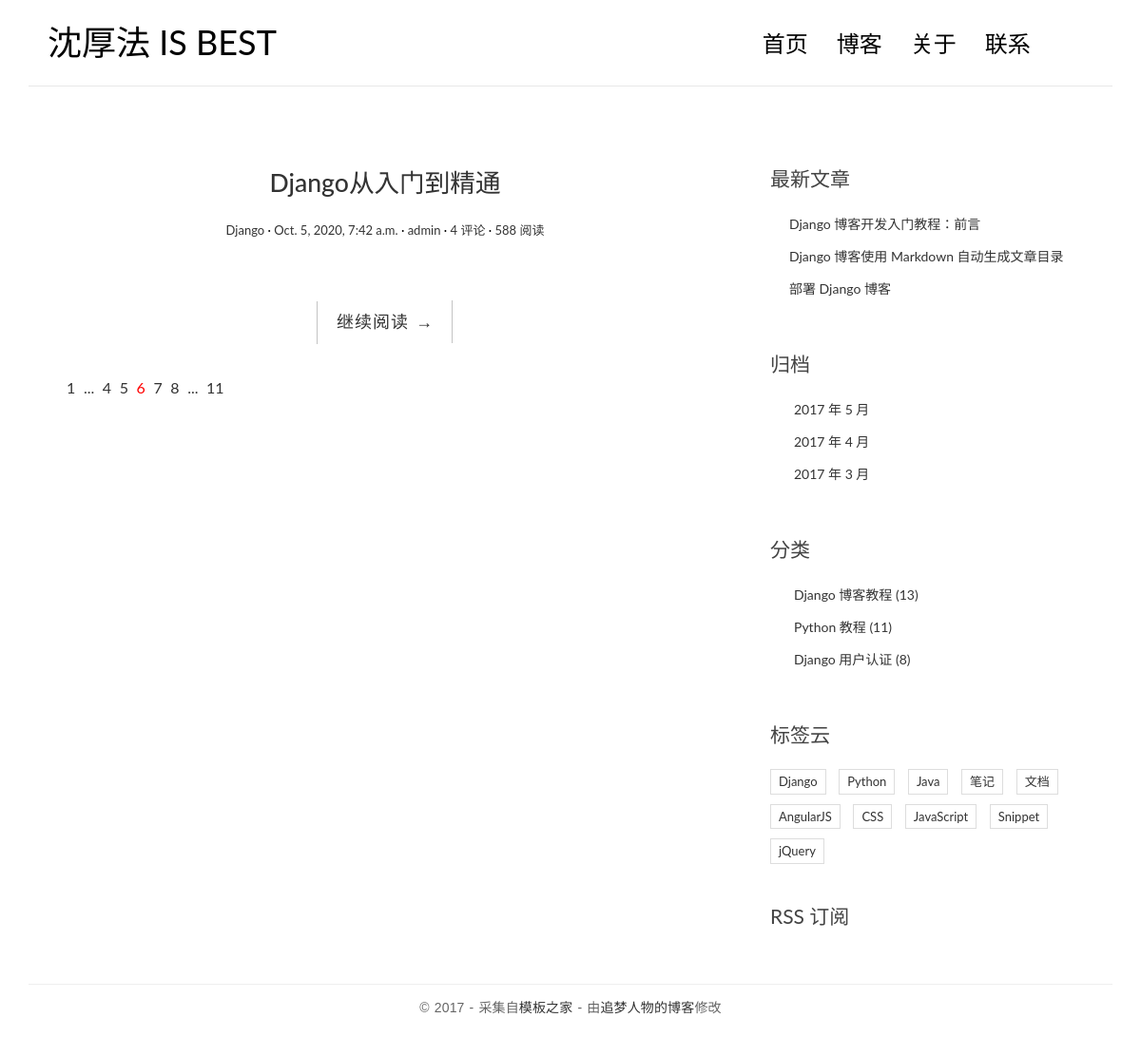
The page / on the database its author committed.
### blog/models.py (models this page shows, shortened)
class Post(models.Model):
    title = models.CharField('标题',max_length=70)
    body = models.TextField('正文')
    created_time = models.DateTimeField('创建时间',default=timezone.now)
    modified_time = models.DateTimeField('修改时间',default=timezone.now)
    excerpt = models.CharField('摘要',max_length=200, blank=True)
    category = models.ForeignKey(Category, on_delete=models.CASCADE,verbose_name='标签')
    tags = models.ManyToManyField(Tag, blank=True,verbose_name='作者')
    author = models.ForeignKey(User, on_delete=models.CASCADE)
    class Meta:
        verbose_name='文章'
        verbose_name_plural=verbose_name
    def get_absolute_url(self):
        return reverse('blog:detail', kwargs={'pk': self.pk})

class Category(models.Model):
    name = models.CharField(max_length=100)

### blog/views.py (the view)
# urls.py: path('', views.index, name='index'),
def index(request):
    post_list = Post.objects.all().order_by('-created_time')
    return render(request, 'blog/index.html', context={'post_list': post_list})

### templates/blog/index.html (shortened to what this page needs)
{% extends 'base.html' %}
{% block main %}
                {% for post in post_list%}
                    <article class="post post-{{ post.pk}}">
                        <h1 class="entry-title">
                            <a href="{{post.get_absolute_url}}">{{ post.title }}</a>
                        </h1>
                        <div class="entry-meta">
                            <span class="post-category"><a href="#">{{ post.category.name }}</a></span>
                            <span class="post-date"><a href="#"><time class="entry-date"
                                                                      datetime="{{ post.created_time }}">{{ post.created_time }}</time></a></span>
                            <span class="post-author"><a href="#">{{ post.author }}</a></span>
                            <span class="comments-link"><a href="#">4 评论</a></span>
                            <span class="views-count"><a href="#">588 阅读</a></span>
                        </div>
                        <div class="entry-content clearfix">
                            <div class="read-more cl-effect-14">
                              <a href="{{post.get_absolute_url}}" class="more-link">继续阅读 <span class="meta-nav">→</span></a>
                            </div>
                          </div>
                    </article>
                {% empty %}
                    <div class="no-post"> 暂时还没有发布的文章 </div>
                {% endfor %}
                <div class="pagination">
                    <ul>
                        <li><a href="">1</a></li>
                        <li><a href="">...</a></li>
                        <li><a href="">4</a></li>
                        <li><a href="">5</a></li>
                        <li class="current"><a href="">6</a></li>
                        <li><a href="">7</a></li>
                        <li><a href="">8</a></li>
                        <li><a href="">...</a></li>
                        <li><a href="">11</a></li>
                    </ul>
                </div>
{% endblock main %}

### blog/static/blog/css/custom.css (style rules this page uses)
* { outline: none; }
h1, h2, h3, h4, h5, h6 { margin-top: 0; }
a { color: #333; }
body { color: #444; font-family: 'Lato', sans-serif; }
.post { background: #fff; padding: 30px 30px 0; }
.entry-title { text-align: center; font-size: 1.9em; margin-bottom: 20px; line-height: 1.6; padding: 10px 20px 0; }
.entry-meta { text-align: center; color: #DDDDDD; font-size: 13px; margin-bottom: 30px; }
.entry-content { font-size: 18px; line-height: 1.9; font-weight: 300; color: #000; }
.post-category::after, .post-date::after, .post-author::after, .comments-link::after { content: ' ·'; color: #000; }
.read-more { font-family: 'Ubuntu', sans-serif; font-weight: 400; word-spacing: 1px; letter-spacing: 0.01em; text-align: center; margin-top: 20px; }
.cl-effect-14 a { padding: 0 20px; height: 45px; line-height: 45px; position: relative; display: inline-block; margin: 15px 25px; letter-spacing: 1px; font-weight: 400; text-shadow: 0 0 1px rgba(255, 255, 255, 0.3); }
.cl-effect-14 a::before, .cl-effect-14 a::after { position: absolute; width: 45px; height: 1px; background: #C3C3C3; content: ''; -webkit-transition: all 0.3s; -moz-transition: all 0.3s; transition: all 0.3s; pointer-events: none; }
.cl-effect-14 a::before { top: 0; left: 0; -webkit-transform: rotate(90deg); -moz-transform: rotate(90deg); transform: rotate(90deg); -webkit-transform-origin: 0 0; -moz-transform-origin: 0 0; transform-origin: 0 0; }
.cl-effect-14 a::after { right: 0; bottom: 0; -webkit-transform: rotate(90deg); -moz-transform: rotate(90deg); transform: rotate(90deg); -webkit-transform-origin: 100% 0; -moz-transform-origin: 100% 0; transform-origin: 100% 0; }
.pagination ul { list-style: none; }
.pagination ul li { display: inline-block; font-size: 16px; margin-right: 5px; }
.current a { color: red; }

### rows shown on the page
Post: title "Django从入门到精通", category.name "Django", created_time "Oct. 5, 2020, 7:42 a.m.", author "admin"
